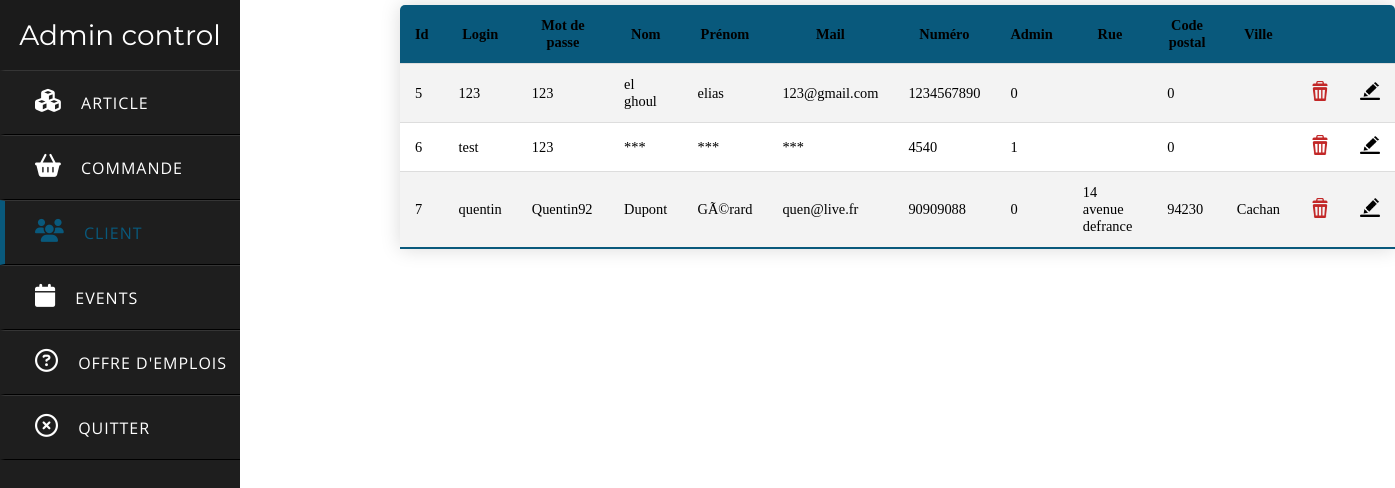
Screenshot of /Admin/adminClient.php with the database file from the repository.
### tables this page shows
CREATE TABLE IF NOT EXISTS `user` (
  `id` int(11) NOT NULL AUTO_INCREMENT,
  `login` varchar(25) NOT NULL,
  `mdp` varchar(20) NOT NULL,
  `nom` varchar(20) NOT NULL,
  `prenom` varchar(20) NOT NULL,
  `mail` varchar(50) NOT NULL,
  `numero` int(20) NOT NULL,
  `adm` int(11) NOT NULL,
  `rue` text NOT NULL,
  `code_postal` int(5) NOT NULL,
  `ville` text NOT NULL,
  PRIMARY KEY (`id`,`login`,`numero`,`mail`)
);

### Admin/adminClient.php (the view, shortened to what this page needs)
<?php
$id = mysqli_connect("localhost","root","","belletable");
	$req = "select * from user";
	$res = mysqli_query($id,$req);
	?>
	<!DOCTYPE html>
<html lang="fr" dir="ltr">
  <head>
    <link rel="stylesheet" href="assets/Stylesheets/styleAdmin.css">
  </head>
  <div>
    <div class="sidebar">
      <header>Admin control</header>
      <a href="adminArticle.php" >
        <i class="fas fa-cubes"></i>
        <span>Article</span>
      </a>
      <a href="#">
        <i class="fas fa-shopping-basket"></i>
        <span>Commande</span>
      </a>
      <a href="adminClient.php" class="active">
        <i class="fas fa-users" ></i>
        <span>Client</span>
      </a>
      <a href="#">
         <i class="fas fa-calendar"></i>
        <span>Events</span>
      </a>
      <a href="#">
        <i class="far fa-question-circle"></i>
        <span>Offre d'emplois</span>
      </a>
      <a href="index.php">
        <i class="far fa-times-circle"></i>
        <span>Quitter</span>
      </a>
    </div>
</div>
<table class="content-table">
	<tr bgcolor="#09597C">
		<th> Id </th><th> Login </th><th> Mot de passe </th>
		<th> Nom </th><th> Prénom </th>
		<th> Mail </th><th> Numéro </th><th> Admin </th>
		<th> Rue </th><th> Code postal </th> <th> Ville </th> <th></th> <th></th>
	</tr>
	<?php
	$i = 0;
	while($ligne = mysqli_fetch_assoc($res)){
	?>
	<tr>
		<td><?=$ligne["id"]; ?></td>
		<td><?=$ligne["login"]; ?></td>
		<td><?=$ligne["mdp"]; ?></td>
		<td><?=$ligne["nom"]; ?></td>
		<td><?=$ligne["prenom"]; ?></td>
		<td><?=$ligne["mail"]; ?></td>
		<td><?=$ligne["numero"]; ?></td>
		<td><?=$ligne["adm"]; ?></td>
		<td><?=$ligne["rue"]; ?></td>
		<td><?=$ligne["code_postal"]; ?></td>
		<td><?=$ligne["ville"];?></td>
		<td> <a href="suppClient.php?row=<?=$ligne["id"];?>" ><img src="assets/img/sup.png" width="20"></a> </td>
    <td> <a href="modifClient.php?row=<?=$ligne["id"];?>"><img src="assets/img/modif.png" width="20"></a></td>
		</tr>
	<?php } $i++; ?>
</table>

### Admin/assets/Stylesheets/styleAdmin.css (style rules this page uses)
* { margin: 0; padding: 0; text-decoration: none; }
.sidebar { position: fixed; width: 240px; left: 0px; height: 100%; background: #1e1e1e; transition: all .5s ease; float: left; display: inline-block; }
.sidebar header { font-size: 28px; color: white; line-height: 70px; text-align: center; background: #1b1b1b; user-select: none; font-family: 'Montserrat', sans-serif; }
.sidebar a { display: block; height: 65px; width: 100%; color: white; line-height: 65px; padding-left: 30px; box-sizing: border-box; border-bottom: 1px solid black; border-top: 1px solid rgba(255,255,255,.1); border-left: 5px solid transparent; font-family: 'Open Sans', sans-serif; transition: all .5s ease; }
a.active,.sidebar a:hover { border-left: 5px solid #09597C; color: #09597C; }
.sidebar a i { font-size: 23px; margin-right: 16px; }
.sidebar a span { letter-spacing: 1px; text-transform: uppercase; }
.content-table { float: left; margin-top: 5px; border-collapse: collapse; display:inline-block; margin-left: 400px; font-size: 0.9em; min-width: 400px; border-radius: 5px 5px 0 0; overflow: auto; box-shadow: 0 0 20px rgba(0, 0, 0, 0.15); }
.content-table th, .content-table td { padding: 12px 15px; }
.content-table tbody tr { border-bottom: 1px solid #dddddd; }
.content-table tbody tr:nth-of-type(even) { background-color: #f3f3f3; }
.content-table tbody tr:last-of-type { border-bottom: 2px solid #09597C; }

### rows the page displays
user: id "5", login "123", mdp "123", nom "el ghoul", prenom "elias", mail "123@gmail.com", numero "1234567890", adm "0", code_postal "0"
user: id "6", login "test", mdp "123", nom "***", prenom "***", mail "***", numero "4540", adm "1", code_postal "0"
user: id "7", login "quentin", mdp "Quentin92", nom "Dupont", prenom "GÃ©rard", mail "quen@live.fr", numero "90909088", adm "0", rue "14 avenue defrance", code_postal "94230", ville "Cachan"
